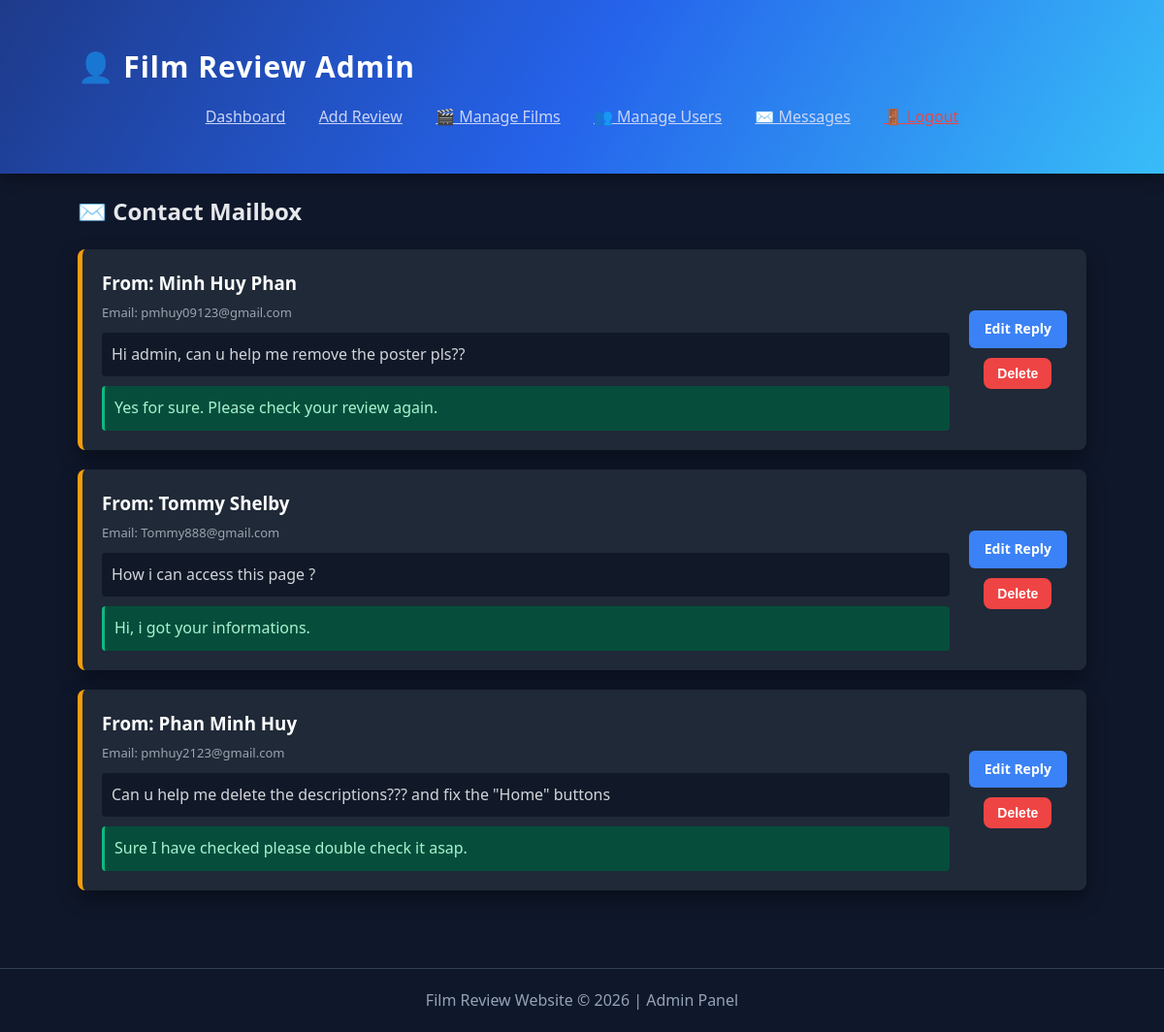
Page /admin/contacts.php (signed in) on the committed database.
### tables this page shows
CREATE TABLE
  `contact` (
    `id` int (11) NOT NULL,
    `name` varchar(255) DEFAULT NULL,
    `email` varchar(255) DEFAULT NULL,
    `message` text DEFAULT NULL,
    `reply` text DEFAULT NULL
  );

### admin/contacts.php (called while the page is built, shortened)
<?php
include '../includes/DatabaseConnection.php';
include '../includes/DatabaseFunctions.php';
$contacts = getContacts($pdo);
?>
<?php
include '../admin/admin_templated/admin_contacts.html.php';
$output = ob_get_clean();
include '../admin/admin_templated/admin_layout.html.php';
?>

### includes/DatabaseFunctions.php (called while the page is built, shortened)
<?php
function getContacts($pdo)
{
    $sql = 'SELECT * FROM contact ORDER BY id DESC';
    $query = $pdo->query($sql);
    return $query->fetchAll();
}

### admin/admin_templated/admin_contacts.html.php (the view, shortened to what this page needs)
<h2>✉️ Contact Mailbox</h2>
<div class="admin-review-list">
    <?php foreach ($contacts as $msg): ?>
        <blockquote class="review-item admin-card">
            <div class="review-content">
                <h3 style="color: white; margin-bottom: 5px;">From: <?= htmlspecialchars($msg['name']) ?></h3>
                <small class="review-meta">Email: <?= htmlspecialchars($msg['email']) ?></small>
                <div style="background: #111827; padding: 10px; border-radius: 4px; margin-top: 10px; color: #d1d5db;">
                    <?= nl2br(htmlspecialchars($msg['message'])) ?>
                </div>
                <?php if (!empty($msg['reply'])): ?>
                    <div style="background: #064e3b; padding: 10px; border-radius: 4px; margin-top: 10px; color: #a7f3d0; border-left: 3px solid #10b981;">
                        <?= nl2br(htmlspecialchars($msg['reply'])) ?>
                    </div>
                <?php endif; ?>
            </div>
            <div class="review-actions" style="flex-direction: column; gap: 10px;">
                <a class="btn-edit" href="replycontact.php?id=<?= $msg['id'] ?>" style="width: 100%; text-align: center;">
                    <?= empty($msg['reply']) ? 'Reply' : 'Edit Reply' ?>
                </a>
                <form action="contacts.php" method="post" class="delete-form" onsubmit="return confirm('Do you want to delete this message?');">
                    <input class="btn-delete" type="submit" value="Delete" style="width: 100%;">
                </form>
            </div>
        </blockquote>
    <?php endforeach; ?>
</div>

### admin/admin_templated/admin_layout.html.php (shortened to what this page needs)
<!DOCTYPE html>
<html>
<head>
    <link rel="stylesheet" href="style.css">
</head>
<body>
    <header>
        <div class="container">
            <h1>👤 Film Review Admin</h1>
            <nav>
                <a href="index.php">Dashboard</a>
                <a href="addreview.php">Add Review</a>
                <a href="films.php">🎬 Manage Films</a>
                <a href="users.php">👥 Manage Users</a>
                <a href="contacts.php">✉️ Messages</a>
                <a href="logout.php" style="color: #ef4444;">🚪 Logout</a>
            </nav>
        </div>
    </header>
    <div class="container">
        <div class="admin-form-container">
            <?= $output ?>
        </div>
    </div>
    <footer>
        <p>Film Review Website © 2026 | Admin Panel</p>
    </footer>
</body>
</html>

### admin/style.css (style rules this page uses)
* { margin: 0; padding: 0; box-sizing: border-box; }
body { font-family: "Segoe UI", Arial, sans-serif; background: #0f172a; color: #e5e7eb; line-height: 1.6; }
.container { width: 90%; max-width: 1100px; margin: auto; padding: 20px; }
header { background: linear-gradient(120deg, #1e3a8a, #2563eb, #38bdf8); padding: 25px 0; box-shadow: 0 4px 15px rgba(0, 0, 0, 0.4); }
header h1 { color: white; font-size: 30px; font-weight: 600; letter-spacing: 1px; }
nav { margin-top: 10px; }
nav { margin-top: 15px; text-align: center; }
nav a { color: #cbd5f5; margin: 0 15px; font-weight: 500; }
blockquote { background: #1f2937; padding: 20px; margin: 20px 0; border-radius: 12px; box-shadow: 0 8px 20px rgba(0, 0, 0, 0.4); transition: 0.3s; border-left: 4px solid #3b82f6; }
small { color: #94a3b8; }
button, input[type="submit"] { background: linear-gradient(135deg, #6366f1, #22c55e); border: none; padding: 8px 14px; color: white; border-radius: 8px; cursor: pointer; font-size: 14px; transition: 0.3s; margin-top: 20px; }
a { color: #60a5fa; font-weight: 500; }
form { margin-top: 15px; }
h2 { margin-bottom: 20px; }
footer { margin-top: 40px; padding: 20px; text-align: center; color: #94a3b8; border-top: 1px solid #334155; }
.review-item { display: flex; align-items: center; gap: 20px; background: #1f2937; padding: 20px; margin-bottom: 20px; border-radius: 8px; border-left: 5px solid #f59e0b; box-shadow: 0 8px 20px rgba(0, 0, 0, 0.4); }
.review-content { flex: 1; }
.review-meta { color: #9ca3af; font-size: 13px; display: block; }
.review-actions { display: flex; gap: 10px; align-items: center; }
.btn-edit, .btn-delete { padding: 8px 16px; border-radius: 6px; font-size: 14px; font-weight: 600; cursor: pointer; text-decoration: none; color: white; border: none; }
.btn-edit { background: #3b82f6; }
form.delete-form { background: transparent; border: none; padding: 0; margin: 0; box-shadow: none; }
form.delete-form input[type="submit"].btn-delete { margin: 0; background: #ef4444; }

### rows in the picture
contact: name "Minh Huy Phan", email "pmhuy09123@gmail.com", message "Hi admin, can u help me remove the poster pls??", reply "Yes for sure. Please check your review again.", shows "Edit Reply"
contact: name "Tommy Shelby", email "Tommy888@gmail.com", message "How i can access this page ?", reply "Hi, i got your informations.", shows "Edit Reply"
contact: name "Phan Minh Huy", email "pmhuy2123@gmail.com", message "Can u help me delete the descriptions??? and fix the \"Home\" buttons", reply "Sure I have checked please double check it asap.", shows "Edit Reply"
